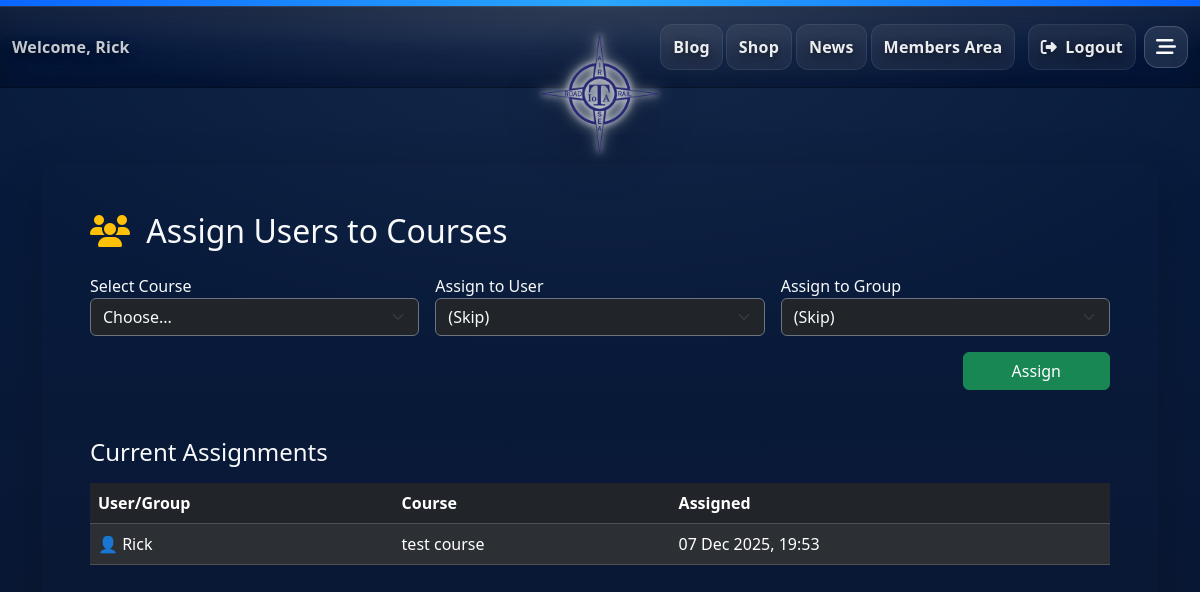
Screenshot of /academy/managers/assign/ (signed in) with the database file from the repository.
### academy/models.py (models this page shows, shortened)
class CourseAssignment(models.Model):
    user = models.ForeignKey(
        settings.AUTH_USER_MODEL,
        on_delete=models.CASCADE,
        related_name="academy_assignments",
        null=True,
        blank=True
    )
    group = models.ForeignKey(
        "auth.Group",
        on_delete=models.CASCADE,
        related_name="academy_assignments",
        null=True,
        blank=True
    )
    course = models.ForeignKey(Course, on_delete=models.CASCADE)
    assigned_at = models.DateTimeField(auto_now_add=True)

class Course(models.Model):
    title = models.CharField(max_length=200)
    slug = models.SlugField(unique=True)
    description = models.TextField(blank=True)
    order = models.PositiveIntegerField(default=1)
    is_active = models.BooleanField(default=True)
    class Meta:
        ordering = ["order", "title"]

### academy/views.py (the view, shortened to what this page needs)
@superuser_required
def manager_assign(request):
    from django.contrib.auth.models import Group
    users = User.objects.all().order_by("username")
    groups = Group.objects.all().order_by("name")
    courses = Course.objects.all().order_by("title")
    assignments = CourseAssignment.objects.select_related("user", "group", "course")
    return render(request, "academy/manager/assign.html", {
        "users": users,
        "groups": groups,
        "courses": courses,
        "assignments": assignments,
    })

### academy/views.py (called while the page is built)
def superuser_required(view_func):
    return user_passes_test(lambda u: u.is_superuser)(view_func)

### academy/templates/academy/manager/assign.html (shortened to what this page needs)
{% extends "base.html" %}
{% load static %}
{% block content %}
<div class="container my-5">
    <div class="cozy-dark-glass p-5 rounded-4 shadow-lg">
        <h2 class="text-light mb-4">
            <i class="fa-solid fa-users me-2 text-warning"></i>
            Assign Users to Courses
        </h2>
        <form method="POST" class="row g-3 mb-5">
            <div class="col-md-4">
                <label class="text-light">Select Course</label>
                <select name="course" class="form-select bg-dark text-light border-secondary" required>
                    <option value="">Choose...</option>
                </select>
            </div>
            <div class="col-md-4">
                <label class="text-light">Assign to User</label>
                <select name="user" class="form-select bg-dark text-light border-secondary">
                    <option value="">(Skip)</option>
                </select>
            </div>
            <div class="col-md-4">
                <label class="text-light">Assign to Group</label>
                <select name="group" class="form-select bg-dark text-light border-secondary">
                    <option value="">(Skip)</option>
                </select>
            </div>
            <div class="col-12 text-end">
                <button class="btn btn-success px-5">
                    Assign
                </button>
            </div>
        </form>
        <h4 class="text-light mb-3">Current Assignments</h4>
        <table class="table table-dark table-striped align-middle">
            <thead>
                <tr>
                    <th>User/Group</th>
                    <th>Course</th>
                    <th>Assigned</th>
                </tr>
            </thead>
            <tbody>
                {% for a in assignments %}
                <tr>
                    <td>
                        {% if a.user %}
                            👤 {{ a.user.username }}
                        {% else %}
                            👥 Group: {{ a.group.name }}
                        {% endif %}
                    </td>
                    <td>{{ a.course.title }}</td>
                    <td>{{ a.assigned_at|date:"d M Y, H:i" }}</td>
                </tr>
                {% empty %}
                <tr>
                    <td colspan="3" class="text-center text-light-50">
                        No assignments yet.
                    </td>
                </tr>
                {% endfor %}
            </tbody>
        </table>
    </div>
</div>
{% endblock %}

### templates/base.html (shortened to what this page needs)
{% load static %}
<!doctype html>
<html lang="en">
<head>
  <link href="https://cdn.jsdelivr.net/npm/bootstrap@5.3.3/dist/css/bootstrap.min.css" rel="stylesheet" />
  <link rel="stylesheet" href="https://cdnjs.cloudflare.com/ajax/libs/font-awesome/6.5.0/css/all.min.css" />
  <link href="{% static 'css/style.css' %}" rel="stylesheet" />
</head>
<body class="iota-body">
  <header class="iota-header">
    <div class="iota-navline"></div>
    <nav class="navbar navbar-expand-lg iota-navbar">
      <div class="container-fluid">
        <div class="d-none d-lg-flex align-items-center">
          {% if user.is_authenticated %}
          <span class="iota-nav-user">
            Welcome, {{ user.first_name|default:user.username }}
          </span>
          {% else %}
          <span class="iota-nav-user">Please log in</span>
          {% endif %}
        </div>
        <div class="collapse navbar-collapse" id="iotaNav">
          <ul class="navbar-nav ms-auto align-items-lg-center gap-lg-1">
            <li class="nav-item">
              <a class="nav-link iota-nav-link" href="#">Blog</a>
            </li>
            <li class="nav-item">
              <a class="nav-link iota-nav-link" href="#">Shop</a>
            </li>
            <li class="nav-item">
              <a class="nav-link iota-nav-link" href="{% url 'news_list' %}">News</a>
            </li>
            {% if user.is_authenticated %}
            <li class="nav-item">
              <a class="nav-link iota-nav-link" href="#">Members Area</a>
            </li>
            {% endif %}
            <li class="nav-item ms-lg-2">
              {% if user.is_authenticated %}
              <a class="nav-link iota-nav-link" href="{% url 'account_logout' %}">
                <i class="fa-solid fa-right-from-bracket me-1"></i> Logout
              </a>
              {% else %}
              <a class="nav-link iota-nav-link" href="{% url 'account_login' %}">
                <i class="fa-solid fa-right-to-bracket me-1"></i> Login
              </a>
              {% endif %}
            </li>
            <li class="nav-item ms-lg-1">
              <button class="iota-menu-btn" type="button" data-bs-toggle="offcanvas" data-bs-target="#iotaMenu"
                aria-controls="iotaMenu" aria-label="Open menu">
                <i class="fa-solid fa-bars-staggered"></i>
              </button>
            </li>
          </ul>
        </div>
      </div>
    </nav>
    <div class="iota-logo-floating" aria-hidden="true">
      <img src="{% static 'images/5a1f46e2429382896ede9fe2dfd980e0.png' %}" alt="IOTA Logo" class="iota-logo" />
    </div>
  </header>
  <main class="iota-main">
    {% block iota_content %}
    {% block content %}{% endblock %}
    {% endblock %}
  </main>
</body>
</html>

### static/css/style.css (style rules this page uses)
:root { --iota-blue-line: #0a66ff; --iota-glass: rgba(0, 24, 60, 0.72); --iota-text: rgba(255,255,255,0.92); --iota-text-soft: rgba(255,255,255,0.78); --iota-page-bg: #f4f6f9; --iota-radius-xl: 26px; --iota-radius-lg: 20px; --iota-radius-md: 16px; --iota-shadow-lg: 0 18px 45px rgba(0,0,0,0.22); --iota-shadow-md: 0 14px 30px rgba(0,0,0,0.12); --iota-blur: 18px; --navline-h: 6px; --navbar-h: 72px; --logo-h: 120px; --logo-top: 34px; --hero-top-pad: 150px; --nav-glass-tint-top: rgba(5, 22, 55, 0.78); --nav-glass-tint-mid: rgba(3, 18, 48, 0.70); --nav-glass-tint-bot: rgba(2, 14, 40, 0.66); --nav-glass-blur: 22px; --nav-text-shadow: 0 2px 10px rgba(0,0,0,0.55); --nav-link-bg: rgba(255,255,255,0.06); --nav-link-bg-hover: rgba(255,255,255,0.12); }
.iota-body { background: var(--iota-page-bg); font-family: system-ui, -apple-system, Segoe UI, Roboto, Arial, sans-serif; overflow-x: hidden; min-height: 100vh; }
.iota-header { position: sticky; top: 0; z-index: 5000; }
.iota-navline { height: var(--navline-h); background: linear-gradient(90deg, var(--iota-blue-line), #2aa7ff, var(--iota-blue-line)); }
.iota-navbar { position: relative; isolation: isolate; min-height: var(--navbar-h); background: linear-gradient( 180deg, var(--nav-glass-tint-top) 0%, var(--nav-glass-tint-mid) 45%, var(--nav-glass-tint-bot) 100% ) !important; backdrop-filter: blur(var(--nav-glass-blur)) saturate(140%); -webkit-backdrop-filter: blur(var(--nav-glass-blur)) saturate(140%); border: none !important; box-shadow: none !important; }
.iota-navbar::before { content: ""; position: absolute; inset: 0; z-index: -1; pointer-events: none; background: radial-gradient(900px 140px at 50% 0%, rgba(255,255,255,0.22), rgba(255,255,255,0.08) 40%, transparent 70% ), linear-gradient(180deg, rgba(255,255,255,0.10), transparent 55% ); mix-blend-mode: screen; opacity: 0.65; }
.iota-navbar::after { content: ""; position: absolute; inset: 0; pointer-events: none; box-shadow: inset 0 1px 0 rgba(255,255,255,0.10), inset 0 -1px 0 rgba(0,0,0,0.22), inset 0 14px 28px rgba(0,0,0,0.18); opacity: 1; }
.iota-navbar .container-fluid { padding-top: 10px; padding-bottom: 10px; }
.iota-nav-user { color: var(--iota-text-soft); font-weight: 800; letter-spacing: 0.2px; white-space: nowrap; text-shadow: var(--nav-text-shadow); }
.iota-nav-link { color: var(--iota-text) !important; font-weight: 900; letter-spacing: 0.2px; padding: 10px 12px !important; border-radius: 12px; text-decoration: none; text-shadow: var(--nav-text-shadow); background: var(--nav-link-bg); border: 1px solid rgba(255,255,255,0.08); backdrop-filter: blur(10px); -webkit-backdrop-filter: blur(10px); }
.iota-menu-btn { width: 44px; height: 42px; border-radius: 14px; background: rgba(255,255,255,0.10); border: 1px solid rgba(255,255,255,0.18); color: #fff; display: grid; place-items: center; cursor: pointer; transition: transform .15s ease, background .15s ease; }
.iota-menu-btn i { font-size: 1.25rem; }
.iota-logo-floating { position: absolute; left: 50%; top: var(--logo-top); transform: translateX(-50%); z-index: 6000; pointer-events: none; }
.iota-logo { height: var(--logo-h); width: auto; display: block; filter: drop-shadow(0 0 3px rgba(255,255,255,0.95)) drop-shadow(0 0 7px rgba(255,255,255,0.70)) drop-shadow(0 14px 26px rgba(0,0,0,0.35)); }
.iota-body { background: radial-gradient(1200px 600px at 50% 0%, rgba(255,255,255,0.06), transparent 60%), linear-gradient(180deg, #061b3f 0%, #081a3a 40%, #0a1630 100%); min-height: 100vh; }
.iota-main { position: relative; z-index: 2; padding: 28px 0 60px; }
.iota-body { background: radial-gradient(1200px 600px at 50% 0%, rgba(255,255,255,0.06), transparent 60%), linear-gradient(180deg, #061b3f 0%, #081a3a 40%, #0a1630 100%) !important; }

### rows the page displays
CourseAssignment: user.username "Rick", course "test course", assigned_at "07 Dec 2025, 19:53"

### other values shown
{{ user.first_name|default:user.username }} "Rick"
